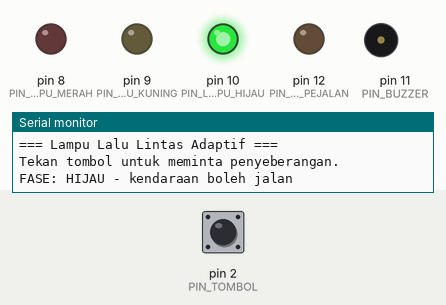
This sketch was run on a simulated Arduino Uno, built with avr-gcc and run on an emulated ATmega328P. Parts: output pins drawn as LEDs (lit = HIGH), buzzer (waves = sounding), the last lines printed to the serial monitor. The inputs (shaded band) are chosen by the test bench; at power-on: pin 2 (PIN_TOMBOL) HIGH.

Above: at 1.2 s.
1.3 s: pin 2 (PIN_TOMBOL) pulled LOW for 0.15 s
At 5.5 s:
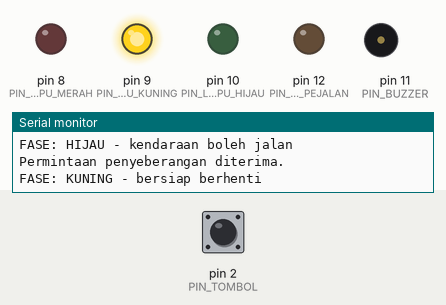
At 7.21 s:
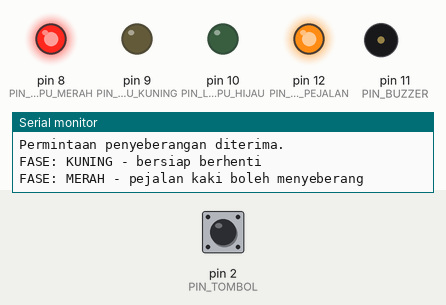
Timing chart, 0 to 16.4 s (numbered marks = the images above; inputs shaded):
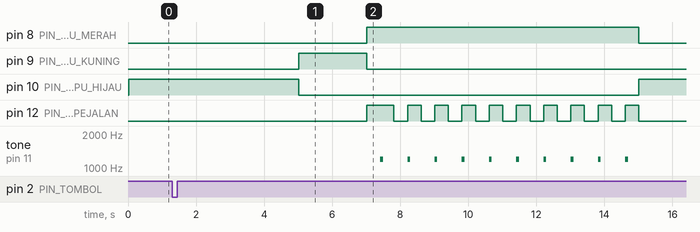

Measured:
- after the input at 1.3 s, pin 12 (PIN_LAMPU_PEJALAN): LOW → HIGH after 5.7 s, then repeats every 0.80 s: LOW 0.40 s, HIGH 0.40 s, until it stays LOW from 15.0 s; tone on pin 11 (PIN_BUZZER): alternates 1200 Hz for 0.08 s and silent for 0.72 s, 20 changes in all, then stays silent, starting after 6.1 s

The sketch:

LampuLaluLintas.ino
```cpp
/*
 * Lampu Lalu Lintas Adaptif
 * -------------------------
 * Simulasi lampu lalu lintas dengan tombol penyeberangan untuk pejalan kaki.
 *
 * Alur:
 *   HIJAU (5 detik) -> KUNING (2 detik) -> MERAH (5 detik, atau 8 detik
 *   bila ada permintaan pejalan kaki) -> kembali ke HIJAU.
 *
 * Saat fase MERAH dengan permintaan pejalan kaki, LED pejalan berkedip dan
 * buzzer berbunyi singkat sebagai isyarat aman menyeberang.
 *
 * Board  : Arduino Uno
 * Wokwi  : lihat diagram.json di folder ini
 * Serial : 9600 baud
 */

#include <Arduino.h>

// ---------------- Konfigurasi pin ----------------
const uint8_t PIN_LAMPU_MERAH   = 8;
const uint8_t PIN_LAMPU_KUNING  = 9;
const uint8_t PIN_LAMPU_HIJAU   = 10;
const uint8_t PIN_LAMPU_PEJALAN = 12;
const uint8_t PIN_TOMBOL        = 2;   // tombol ke GND, memakai INPUT_PULLUP
const uint8_t PIN_BUZZER        = 11;

// ---------------- Durasi tiap fase (ms) ----------------
const unsigned long DURASI_HIJAU          = 5000;
const unsigned long DURASI_KUNING         = 2000;
const unsigned long DURASI_MERAH          = 5000;
const unsigned long DURASI_MERAH_PEJALAN  = 8000;
const unsigned long JEDA_KEDIP            = 400;

enum Fase { FASE_HIJAU, FASE_KUNING, FASE_MERAH };

Fase fase = FASE_HIJAU;
unsigned long waktuFase = 0;
bool permintaanPejalan = false;

// Status kedip LED pejalan
bool ledPejalanNyala = false;
unsigned long waktuKedip = 0;

// Debounce tombol
bool tombolSebelumnya = HIGH;
unsigned long waktuTombol = 0;

// ---------------- Helper ----------------
void aturLampu(bool merah, bool kuning, bool hijau, bool pejalan) {
  digitalWrite(PIN_LAMPU_MERAH,   merah  ? HIGH : LOW);
  digitalWrite(PIN_LAMPU_KUNING,  kuning ? HIGH : LOW);
  digitalWrite(PIN_LAMPU_HIJAU,   hijau  ? HIGH : LOW);
  digitalWrite(PIN_LAMPU_PEJALAN, pejalan ? HIGH : LOW);
}

void masukFase(Fase baru) {
  fase = baru;
  waktuFase = millis();
  ledPejalanNyala = false;
  waktuKedip = millis();
  noTone(PIN_BUZZER);

  switch (fase) {
    case FASE_HIJAU:
      aturLampu(false, false, true, false);
      Serial.println("FASE: HIJAU - kendaraan boleh jalan");
      break;

    case FASE_KUNING:
      aturLampu(false, true, false, false);
      Serial.println("FASE: KUNING - bersiap berhenti");
      break;

    case FASE_MERAH:
      aturLampu(true, false, false, permintaanPejalan);
      if (permintaanPejalan) {
        Serial.println("FASE: MERAH - pejalan kaki boleh menyeberang");
      } else {
        Serial.println("FASE: MERAH - kendaraan berhenti");
      }
      break;
  }
}

// Mengembalikan true tepat satu kali saat tombol ditekan (active-low).
bool tombolDitekan() {
  bool sekarang = digitalRead(PIN_TOMBOL);
  if (sekarang != tombolSebelumnya && (millis() - waktuTombol) > 50) {
    waktuTombol = millis();
    tombolSebelumnya = sekarang;
    if (sekarang == LOW) {
      return true;
    }
  }
  return false;
}

unsigned long durasiFaseSekarang() {
  switch (fase) {
    case FASE_HIJAU:  return DURASI_HIJAU;
    case FASE_KUNING: return DURASI_KUNING;
    case FASE_MERAH:  return permintaanPejalan ? DURASI_MERAH_PEJALAN : DURASI_MERAH;
  }
  return DURASI_MERAH;
}

// ---------------- Setup & Loop ----------------
void setup() {
  pinMode(PIN_LAMPU_MERAH, OUTPUT);
  pinMode(PIN_LAMPU_KUNING, OUTPUT);
  pinMode(PIN_LAMPU_HIJAU, OUTPUT);
  pinMode(PIN_LAMPU_PEJALAN, OUTPUT);
  pinMode(PIN_BUZZER, OUTPUT);
  pinMode(PIN_TOMBOL, INPUT_PULLUP);

  Serial.begin(9600);
  Serial.println();
  Serial.println("=== Lampu Lalu Lintas Adaptif ===");
  Serial.println("Tekan tombol untuk meminta penyeberangan.");

  masukFase(FASE_HIJAU);
}

void loop() {
  // Permintaan pejalan kaki
  if (tombolDitekan()) {
    permintaanPejalan = true;
    Serial.println("Permintaan penyeberangan diterima.");
  }

  // Perpindahan fase
  if (millis() - waktuFase >= durasiFaseSekarang()) {
    if (fase == FASE_HIJAU) {
      masukFase(FASE_KUNING);
    } else if (fase == FASE_KUNING) {
      masukFase(FASE_MERAH);
    } else {
      permintaanPejalan = false;   // permintaan dipakai sekali
      masukFase(FASE_HIJAU);
    }
  }

  // Kedip LED pejalan + bunyi isyarat selama fase MERAH
  if (fase == FASE_MERAH && permintaanPejalan) {
    if (millis() - waktuKedip >= JEDA_KEDIP) {
      waktuKedip = millis();
      ledPejalanNyala = !ledPejalanNyala;
      digitalWrite(PIN_LAMPU_PEJALAN, ledPejalanNyala ? HIGH : LOW);
      if (ledPejalanNyala) {
        tone(PIN_BUZZER, 1200, 80);
      }
    }
  }
}
```
